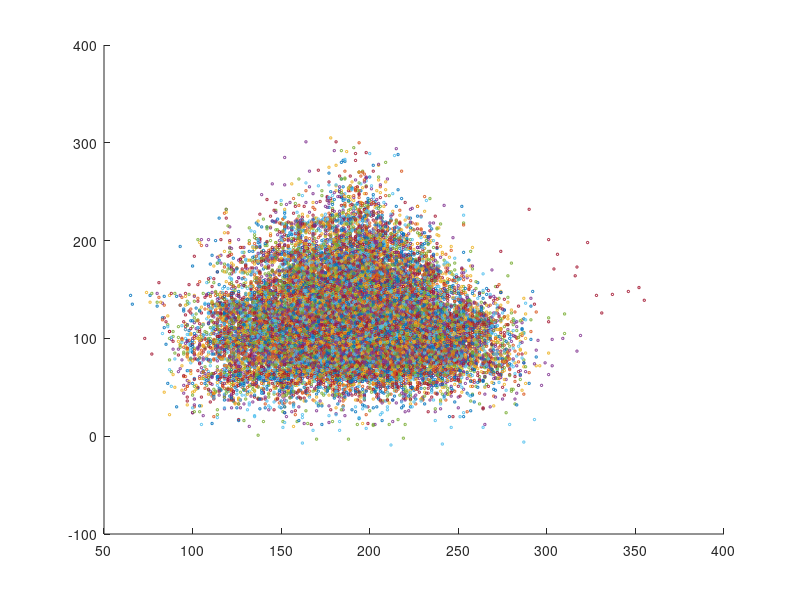

Source code (MATLAB):
% Tarea 8 

close all

% Load database of face reference points
load data_points.mat

% Establecemos las dimensiones en data set
[imagePoint,dimensionPoint,Points] = size(data);

% Tomamos todos los puntos
hold on

% Creamos un loop para obtener todos los puntos de control
for i = 1:imagePoint
    % 
    Pts = squeeze(data(i,:,:));
    x = Pts(1,:);
    y = Pts(2,:);
    % Mostramos el mapa de distribución sin registro.
    mapa_distribucion = scatter(x,y,3);
end

% Mostramos el mapa de distribución con registro de imagenes 



